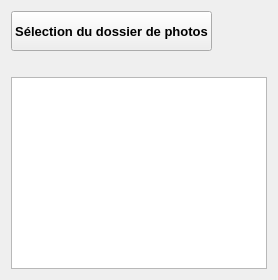
            <widget class="QFrame" name="fListPhotos">
             <layout class="QVBoxLayout" name="verticalLayout">
              <item alignment="Qt::AlignLeft">
               <widget class="QPushButton" name="pbSelectPhotos">
                <property name="minimumSize">
                 <size>
                  <width>0</width>
                  <height>40</height>
                 </size>
                </property>
                <property name="maximumSize">
                 <size>
                  <width>250</width>
                  <height>40</height>
                 </size>
                </property>
                <property name="styleSheet">
                 <string notr="true">/*
QPushButton {
    border: 1px solid #8f8f91;
    border-radius: 6px;
    background-color: qlineargradient(x1: 0, y1: 0, x2: 0, y2: 1,
                                      stop: 0 #f6f7fa, stop: 1 #dadbde);
    min-width: 80px;
}

QPushButton:pressed {
    background-color: qlineargradient(x1: 0, y1: 0, x2: 0, y2: 1,
                                      stop: 0 #dadbde, stop: 1 #f6f7fa);
}

QPushButton:flat {
    border: none; 
}

QPushButton:default {
    border-color: navy; 
}
*/




QPushButton
{
	color : black;

	font-style: normal;
	font-size: 10pt;
	font-weight: bold;
}

</string>
                </property>
                <property name="text">
                 <string>Sélection du dossier de photos</string>
                </property>
               </widget>
              </item>
              <item>
               <widget class="QLabel" name="laPhotosDir">
                <property name="maximumSize">
                 <size>
                  <width>500</width>
                  <height>16777215</height>
                 </size>
                </property>
                <property name="text">
                 <string/>
                </property>
               </widget>
              </item>
              <item>
               <widget class="QListWidget" name="lwPhotos">
                <property name="minimumSize">
                 <size>
                  <width>0</width>
                  <height>50</height>
                 </size>
                </property>
                <property name="maximumSize">
                 <size>
                  <width>10000</width>
                  <height>16777215</height>
                 </size>
                </property>
               </widget>
              </item>
             </layout>
            </widget>
